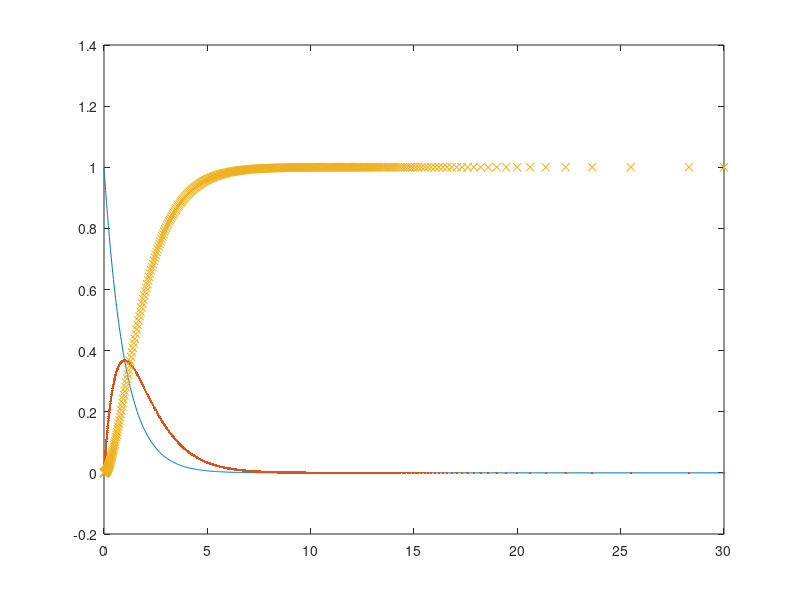

Here is the MATLAB script that generated this plot:
function abcreactor
clc;clear;
%simple model

%A-k1->B
%B-k2->C

%dA/dt=-k1*A
%dB/dt=k1*A-k2*B
%dC/dt=k2*B

%reaction rates
k1=1;
k2=1;

%intial concentrations
A=1;
B=0;
C=0;

y0= [A,B,C];

%time span seconds
tspan = [0 30]; 

% setup and run the matlab integration solver
options = odeset('RelTol', 1.0E-5, 'AbsTol', 1.0E-9);
[t ,y] = ode23s(@ignfun, tspan, y0, options);

% plot the results
 figure

plot(t, y(:, 1))
hold on;
plot(t, y(:, 2),'.')
hold on;
plot(t, y(:, 3),'x')


	function dydt = ignfun(t, y)
        dydt = zeros(3,1);%do i need this line? or is it just making everything zero?
k1=1;
k2=1;
        dydt(1)=-k1*y(1);
        dydt(2)=k1*y(1)-k2*y(2); %should set up with wdot function, and nu function
        dydt(3)=k2*y(2);
    end

end
